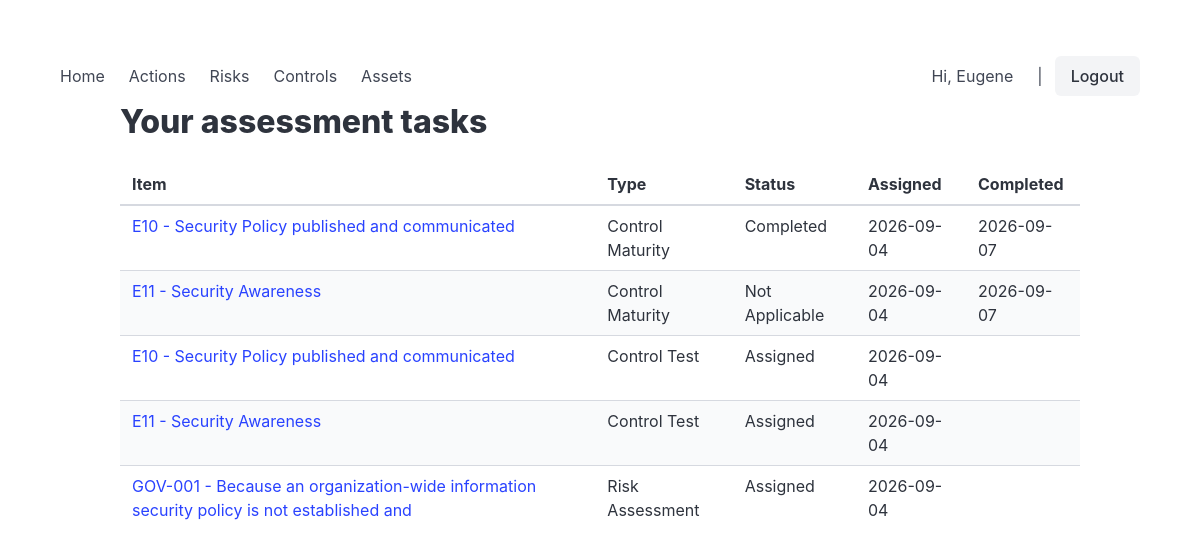
The page /car/audit/ (signed in) on the database its author committed.
### car/models.py (models this page shows, shortened)
class AssessmentItem(models.Model):
    assessment = models.ForeignKey( Assessment, related_name="items", on_delete=models.CASCADE, )
    item_type = models.CharField(
        max_length=30,
        choices=AssessmentItemType.choices,
        null=True, blank=True,
    )
    risk = models.ForeignKey( Risk, related_name="assessment_items", on_delete=models.PROTECT, null=True, blank=True,)
    control = models.ForeignKey( Control, related_name="assessment_items", on_delete=models.PROTECT, null=True, blank=True,)
    owner = models.ForeignKey( Owner, related_name="assessment_items", on_delete=models.PROTECT, )
    status = models.CharField( max_length=20, choices=AssessmentItemStatus.choices,
        default=AssessmentItemStatus.NOT_STARTED,
    )
    assigned_at = models.DateTimeField( null=True, blank=True, )
    completed_at = models.DateTimeField( null=True, blank=True, )
    completed_by = models.ForeignKey( settings.AUTH_USER_MODEL, null=True, blank=True,
        on_delete=models.SET_NULL,
        related_name="completed_assessment_items",
    )
    comments = models.TextField( blank=True,)
    history = HistoricalRecords()
    class Meta:
        ordering = ["status", "id"]
        constraints = [
            models.CheckConstraint(
                condition=(
                    models.Q(risk__isnull=False) ^
                    models.Q(control__isnull=False)
                ),
                name="assessment_item_one_target",
            ),
        ]

class TimestampedModel(models.Model):
    created_at = models.DateTimeField(auto_now_add=True)
    updated_at = models.DateTimeField(auto_now=True)
    created_by = models.ForeignKey(
        settings.AUTH_USER_MODEL,
        null=True,
        blank=True,
        on_delete=models.SET_NULL,
        related_name="%(class)s_created",
        editable=False,
    )
    updated_by = models.ForeignKey(
        settings.AUTH_USER_MODEL,
        null=True,
        blank=True,
        on_delete=models.SET_NULL,
        related_name="%(class)s_updated",
        editable=False,
    )
    updated_by_username = models.CharField(
        max_length=150,
        blank=True,
        editable=False,
    )
    class Meta:
        abstract = True

class Control(TimestampedModel):
    control_label = models.CharField(max_length=50, unique=True,
        help_text="Control code/label for reference in documents. I.e. IAM-002, BCP-003"
    )
    title = models.CharField(max_length=200,blank=True, help_text="Control title (optional)")
    description = models.TextField(help_text="Control description")
    sec_function = models.CharField(max_length=10,
        choices=SecurityFunction.choices,
    )
    asset = models.ForeignKey(Asset,related_name="controls",on_delete=models.PROTECT,blank=True,null=True)
    owner = models.ForeignKey(Owner,related_name="controls",on_delete=models.PROTECT,blank=True,null=True)
    status = models.CharField(max_length=10, choices=ControlStatus.choices, default=ControlStatus.ACTIVE)
    documentation_url = models.URLField(blank=True, help_text="URL to external control documentation.")
    history = HistoricalRecords()

class Risk(TimestampedModel):
    risk_code = models.CharField( max_length=50, unique=True, help_text="human-readable risk identifier",) #i.e. RISK-002
    scenario = models.TextField(help_text="Concise risk statement / scenario (cause -> event -> consequence)")
    asset = models.ForeignKey(Asset,related_name="risks",on_delete=models.PROTECT,blank=True,null=True)
    owner = models.ForeignKey(Owner,related_name="risks",on_delete=models.PROTECT,blank=True,null=True)
    status = models.CharField(max_length=25, choices=RiskStatus.choices, default=RiskStatus.IDENTIFIED)
    inherent_likelihood = models.PositiveSmallIntegerField(choices=LikelihoodLevel.choices, null=True, blank=True)
    inherent_impact = models.PositiveSmallIntegerField(choices=ImpactLevel.choices, null=True, blank=True)
    inherent_score = models.PositiveSmallIntegerField(null=True, blank=True, editable=False, help_text="Numeric score (likelihood × impact or custom)")
    inherent_level = models.PositiveSmallIntegerField(choices=RiskLevel.choices,
        null=True, blank=True, editable=False, help_text="Qualitative label (Low/Medium/High)")
    inherent_assessed_at = models.DateTimeField(null=True,blank=True, help_text="Assessment date of inherent risk",)
    controls = models.ManyToManyField(
        Control,
        related_name='risks',
        blank=True,
        help_text="Compensating controls"
    )
    treatment_option = models.CharField(
        max_length=20,
        choices=RiskTreatment.choices,
        blank=True,
        default=RiskTreatment.NONE,
    )
    residual_likelihood = models.PositiveSmallIntegerField(choices=LikelihoodLevel.choices, null=True, blank=True)
    residual_impact = models.PositiveSmallIntegerField(choices=ImpactLevel.choices, null=True, blank=True)
    residual_score = models.PositiveSmallIntegerField(null=True, blank=True, editable=False, help_text="Numeric score (likelihood × impact or custom)")
    residual_level = models.PositiveSmallIntegerField(choices=RiskLevel.choices,
        null=True, blank=True, editable=False, help_text="Qualitative label (Low/Medium/High)")
    residual_assessed_at = models.DateTimeField(null=True,blank=True, help_text="Assessment date of residual risk",)
    next_review_date = models.DateField(null=True,blank=True, help_text="Date for the next assessment",)
    history = HistoricalRecords()
    class Meta:
        ordering = ["risk_code"]

### car/views.py (the view)
# urls.py: path("audit/", views.assess_item_list, name="assess_item_list"),
@login_required
def assess_item_list(request):
    settings = AppSettings.get()        #-- Get App settings
    item_list = (
        AssessmentItem.objects
        .filter(owner__users=request.user)
        .select_related(
            "risk",
            "control",
        )
        .order_by("assigned_at")
    )
    logger.debug("assess_item_list: selected %s items", item_list.count())
    context = {"item_list": item_list, "ptitle": "Your assessment tasks"}
    return render(request, "car/assess_item_list.html", context)

### car/models.py (called while the page is built)
    @classmethod
    def get(cls):
        obj, _ = cls.objects.get_or_create(pk=1)
        return obj

### car/templates/car/assess_item_list.html (shortened to what this page needs)
{% extends "car/base.html" %}
{% block content %}
{% load static %}
    <div class="container">
      <h1 class="title">{{ ptitle }}</h1>
      <table class="table is-striped is-hoverable is-fullwidth">
        <thead>
          <tr>
            <th>Item</th>
            <th>Type</th>
            <th>Status</th>
			<th>Assigned</th>
			<th>Completed</th>
          </tr>
        </thead>
        <tbody>
        {% for item in item_list %}
          <tr>
            <td>
                <a href="{% url 'car:assess_item_edit' item.pk %}">
			    {% if item.control %}
			       {{ item.control.control_label }} - {{ item.control.title|slice:":80" }}
				{% else %}
			       {{ item.risk.risk_code }} - {{ item.risk.scenario|slice:":80" }}
				{% endif %}
			   </a>
            </td>
            <td>{{ item.get_item_type_display  }}</td>
            <td>{{ item.get_status_display }}</td>
            <td>{{ item.assigned_at|date:"Y-m-d" }}</td>
            <td>{{ item.completed_at|date:"Y-m-d" }}</td>
          </tr>
        {% empty %}
            <tr><td colspan="5">No assessment tasks are assigned to you.</td></tr>
        {% endfor %}
        </tbody>
      </table>
    </div>
{% endblock %}

### car/templates/car/base.html (shortened to what this page needs)
<!DOCTYPE html>
{% load static %}
<html lang="en">
  <head>
    <link rel="stylesheet" href="https://cdn.jsdelivr.net/npm/bulma@1.0.4/css/bulma.min.css">
  </head>
  <body class="section">
    <nav class="navbar" role="navigation" aria-label="main navigation">
      <div id="mainNavbar" class="navbar-menu">
        <div class="navbar-start">
          <a class="navbar-item" href="{% url 'car:main' %}">Home</a>
          <a class="navbar-item" href="{% url 'car:action_list' %}">Actions</a>
          <a class="navbar-item" href="{% url 'car:risk_list' %}">Risks</a>
          <a class="navbar-item" href="{% url 'car:control_list' %}">Controls</a>
          <a class="navbar-item" href="{% url 'car:asset_list' %}">Assets</a>
        </div>
        <div class="navbar-end">
          <div class="navbar-item">
            <div class="buttons">
              {% if user.is_authenticated %}
                <a class="navbar-item">Hi, {{ user.first_name }}</a> |
                <a class="button is-light" hx-post="{% url 'logout' %}">Logout</a>
              {% else %}
                <a class="button is-primary" hx-post="{% url 'login' %}">Login</a>
              {% endif %}
            </div>
          </div>
        </div>
      </div>
    </nav>
    {% block content %}{% endblock %}
  </body>
</html>

### rows shown on the page
AssessmentItem: control.control_label "E10", control "Security Policy published and communicated", item_type "Control Maturity", status "Completed", assigned_at "2026-09-04", completed_at "2026-09-07"
AssessmentItem: control.control_label "E11", control "Security Awareness", item_type "Control Maturity", status "Not Applicable", assigned_at "2026-09-04", completed_at "2026-09-07"
AssessmentItem: control.control_label "E10", control "Security Policy published and communicated", item_type "Control Test", status "Assigned", assigned_at "2026-09-04"
AssessmentItem: control.control_label "E11", control "Security Awareness", item_type "Control Test", status "Assigned", assigned_at "2026-09-04"
AssessmentItem: risk.risk_code "GOV-001", risk.scenario "Because an organization-wide information security policy is not established and", item_type "Risk Assessment", status "Assigned", assigned_at "2026-09-04"

### other values the page prints
{{ user.first_name }} "Eugene"
{{ ptitle }} "Your assessment tasks"
